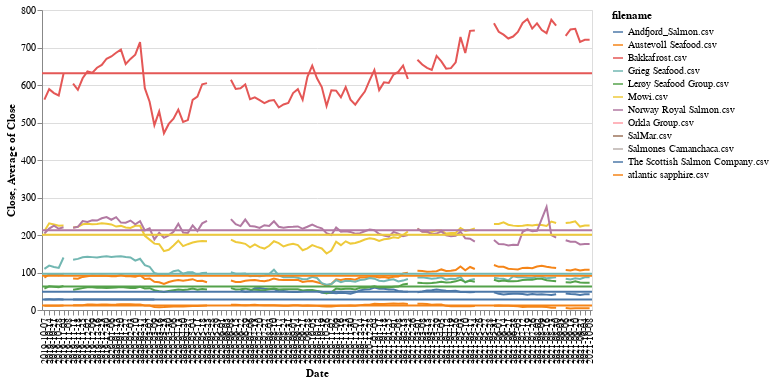

The notebook cell this image was saved under:
### Code cell
import altair as alt
from vega_datasets import data



base = alt.Chart(aktie_tidsserie).properties(width=550)

line = base.mark_line().encode(
    x='Date:O',
    y='Close',
    color='filename'
)

rule = base.mark_rule().encode(
    y='average(Close)',
    color='filename',
    size=alt.value(2)
)

line + rule

### Figure 1 — Vega-Lite specification as saved in the notebook (floating-point values rounded to 4 significant figures; data arrays with more than 128 entries replaced by an {"elided": "..."} marker saying what was removed)
{"config": {"view": {"continuousWidth": 400, "continuousHeight": 300}}, "layer": [{"mark": "line", "encoding": {"color": {"type": "nominal", "field": "filename"}, "x": {"type": "ordinal", "field": "Date"}, "y": {"type": "quantitative", "field": "Close"}}, "width": 550}, {"mark": "rule", "encoding": {"color": {"type": "nominal", "field": "filename"}, "size": {"value": 2}, "y": {"type": "quantitative", "aggregate": "average", "field": "Close"}}, "width": 550}], "data": {"name": "data-f9fe23bda46f2b19108c123ae7c36408"}, "$schema": "https://vega.github.io/schema/vega-lite/v4.8.1.json", "datasets": {"data-f9fe23bda46f2b19108c123ae7c36408": {"elided": "1380 records"}}}
